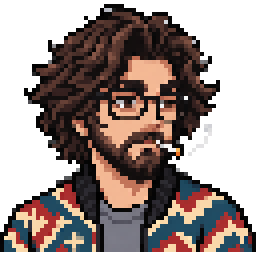
#> input picture assets/ui/ramil/portrait.png, 64 x 64 px, given in place of ramil-base128.png, which was not available (shown 4 times larger)
$ python ramil_build.py
#> lines starting #> are read from the running program, lines starting #| are printed output that depends on the picture; after the words box and inside, x2 and y2 are one past the last pixel; in counts of white or black regions, pixels touching at a corner belong together
### tools/sprites.py
"""Скачивает кадры персонажей PixelLab и собирает выровненные полосы анимаций.

python3 tools/sprites.py fetch   # кадры в assets/pixellab/<state>/<anim>/<dir>/<i>.png
python3 tools/sprites.py build   # полосы в assets/sprites/<state>/<anim>-<dir>.png + anims.json
"""
import json, re, sys, urllib.request
from pathlib import Path
from PIL import Image

ROOT = Path(__file__).resolve().parent.parent
RAW = ROOT / "assets" / "pixellab"
OUT = ROOT / "assets" / "sprites"
STATES = {
    "prime": "8f079407-9eb2-48f9-9b07-695c53169e9f",
    "ultimate": "fda7726a-5a4b-45df-b0e9-5e5adadc9540",
}
CELL = 128          # итоговая ячейка, общая для всех анимаций
FEET_Y = 112        # линия ступней в ячейке
DIRS = ("east", "west")
# имя группы в PixelLab -> имя в игре; None = не собирать (отбракованный вариант)
# idle-live16: живая стойка pixminimax 16 кадров (mr.R 30.10: старые стояли почти неподвижно), старые idle не собираются
ALIAS = {"pilot-idle-skel": None, "idle": None, "idle-live": None, "idle-live16": "idle", "running": "dash", "full-sprint": "dash",
         "hurricane-pmm": "hurricane", "hurricane": None, "uppercut": None, "uppercut-pmm": None,
         # добивание сверху (30.10): части собраны в axe-in/axe-out; east = axe-in-east + axe2-out-east, west = axe3-* (другая нога, mr.R 30.10)
         **{f"{p}-{d}": None for p in ("axe-in", "axe-out", "axe2-out", "axe3-in", "axe3-out") for d in ("east", "west")}}
# скорость (кадров/с) и зацикливание для игры; удары быстрые, стойка и ходьба петлёй
FPS = {"hurricane": (16, False), "idle": (10, True), "walk": (10, True), "dash": (14, True), "hurt": (14, False), "fall": (12, False),
       "getup": (10, False), "transform-up": (12, False), "transform-down": (12, False), "static": (1, True)}
STRIKE_FPS = 18
# петли, сгенерированные от стойки к той же стойке: последний кадр повторяет первый, на стыке был бы стоп-кадр
LOOP_TRIM = {"idle-live16", "walk-cam8", "dash-cam8"}
# кадр попадания для цельных (не in/out) атак
HIT = {("ultimate", "roundhouse"): 3, ("prime", "highkick"): 3, ("ultimate", "hurricane"): 4, ("prime", "axe"): 6}  # axe: пятка у земли
# несколько попаданий за удар (вихрь бьёт трижды), пишется в anims.json как hits
HITS = {("ultimate", "hurricane"): [4, 8, 12]}
# ручная чистка: (форма, анимация, направление) -> номера кадров итоговой полосы, которые выбросить
DROP = {("prime", "cross", "east"): [2], ("prime", "cross", "west"): [2, 3],
        ("prime", "uppercut", "east"): [3, 4, 7, 8], ("prime", "uppercut", "west"): [1, 2, 7, 8],
        ("prime", "superman", "west"): [1, 2, 3],
        ("ultimate", "flying-knee", "east"): [4]}
# удержание: (форма, анимация, направление) -> номера кадров полосы (после DROP), которые показать дважды.
# Выравнивает east и west по длине и кадру попадания (A2 и ресерч 01.11: время контакта в обе стороны одно)
HOLD = {("prime", "superman", "west"): [0, 1, 2], ("prime", "cross", "west"): [1],
        ("ultimate", "flying-knee", "east"): [2]}
# удар = выпад (<name>-in: стойка -> ключевая поза) + возврат (<name>-out: ключевая поза -> стойка);
# общий ключевой кадр берётся один раз, его номер пишется в anims.json как hit


# [13 lines left out: function mcp, not called in this run]


def get(url):
    req = urllib.request.Request(url, headers={"User-Agent": "curl/8.5.0"})
    return urllib.request.urlopen(req, timeout=120).read()


def slug(name):
    return "".join(c if c.isalnum() else "-" for c in name.lower()).strip("-")


# [34 lines left out: function fetch, not called in this run]


def feet(img):
    bbox = img.getchannel("A").getbbox()
    return bbox[3] if bbox else img.height


def anchor(cells):
    """Опорная точка анимации: самый высокий кадр (стоячая поза), низ ступней и
    медиана x непрозрачных пикселей в полосе бёдер (45-75% роста): волосы и руки не сдвигают центр."""
    def height(c):
        b = c.getchannel("A").getbbox()
#> b = (0, 1, 64, 63)
        return b[3] - b[1] if b else 0
    ref = max(cells, key=height)
#> ref is the input picture: PIL image 64x64 RGBA; mean R, G, B, A 57.4, 43.9, 40, 157.3
    l, t, r, b = ref.getchannel("A").getbbox()
#> l = 0; t = 1; r = 64; b = 63
    a = ref.getchannel("A").load()
    y0, y1 = t + int((b - t) * 0.45), t + int((b - t) * 0.75)
#> y0 = 28; y1 = 47
    xs = sorted(x for y in range(y0, y1) for x in range(l, r) if a[x, y] > 0)
#> xs = 655 values from 9 to 52
    return xs[len(xs) // 2], b


# [31 lines left out: function despeckle, not called in this run]


def load(ddir):
    files = sorted(ddir.glob("*.png"), key=lambda p: int(p.stem))
    return [despeckle(Image.open(f).convert("RGBA")) for f in files]


# [85 lines left out: functions place, build_strikes, build_pre, build, not called in this run]


# [2 lines that do not run on import are left out]

### tools/ramil_build.py
"""Сборка полос Рамиля (pixminimax 128x128 от стойки, только east; west зеркалом).
python3 tools/ramil_build.py -> assets/sprites/ramil/<анимация>-<east|west>.png, anims.json, gif/, tips.json
tips.json: кончик сигареты в каждом кадре {анимация: [[x,y]|null,...]} в координатах ячейки east (west: x' = 127 - x)."""
import json, sys
from pathlib import Path
from PIL import Image, ImageOps
sys.path.insert(0, str(Path(__file__).parent))
from sprites import CELL, FEET_Y, anchor, despeckle

ROOT = Path(__file__).resolve().parent.parent
RAW, OD = ROOT / 'assets/pixellab/ramil', ROOT / 'assets/sprites/ramil'
STRIKE_FPS = 18  # единый темп ударов у всех героев (mr.R 30.10)
# анимация -> (полоса в assets/pixellab/ramil, кадры, fps, loop, кадр попадания в итоговой полосе)
# кадры отобраны глазами 02.11 (листы assets/gen/hero4/anim/*-sheet.png); у петель последний кадр = первый, он выкинут
CFG = {
    'idle':      ('idle-c',   list(range(8)), 8, True, None),          # дышит, покачивается (mr.R: C в покое)
    'idle-warm': ('idle-d',   list(range(16)), 10, False, None),        # разминка плеч и шеи раз в 4-7 с (mr.R: D)
    'walk':      ('walk-s1',  list(range(8)), 9, True, None),           # вразвалку, руки в карманах
    'dash':      ('run-s1',   list(range(8)), 14, True, None),
    'hurt':      ('hurt-s1',  [3, 4, 5, 6, 7, 8], 14, False, None),     # 0-2: чужой кулак в кадре
    'fall':      ('fall-s2',  [4, 5, 6, 7, 8, 9, 10, 11, 12], 12, False, None),  # 2-3: чужой кулак
    'getup':     ('getup-s1', None, 10, False, None),
    # серия A переделана 02.11 (mr.R: стебли/пинок/огонь неудачны): рывок + 2/4/8/16 ударов руками, анимация одна, петлёй
    # mr.R 02.11: f1-f2 «рука в кармане, ладонь» (концепт 4), f3-f4 «стойка Неджи, ладони обеими» (концепт 2)
    # серия A с нуля (mr.R 02.11 вечер): рывок+нога, захват за ноги, карусель и бросок (позы tools/specs/ramil-grab-keys.json, полосы ramil-grab-anim.json)
    'a1':        ([('a1-in-s1', [1, 2, 3, 4]), ('a1-out-s1', [0, 1, 2, 3])], None, STRIKE_FPS, False, 3),  # подсед, колено, нога (3), держит (4), возврат
    # TZ-16 (mr.R 02.11): захват за горло одной рукой, ходьба с врагом, «ураган», подкид-«метеор» (позы ramil-throat-keys.json, полосы ramil-throat-anim.json)
    'a2':        ('t-grab-s2', [1, 2, 3, 4], STRIKE_FPS, False, 2),     # рука из кармана вперёд-вверх, хват (2)
    'a2-hold':   ('t-hold-s2', [0, 1, 2, 3], 8, True, None),          # держит на вытянутой руке, покачивается
    'a2-walk':   ('t-walk-s1', list(range(8)), 9, True, None),         # медленно идёт, рука с врагом неподвижна
    'a3-spin':   ('t-spin-s1', list(range(8)), 16, True, None),        # оборот 360 с вытянутой рукой
    'a3-throw':  ([('t-toss-s2', [1, 2, 3]), ('t-toss-s1', [4]), ('t-toss-out-s1', [1, 2, 3, 5, 7])], None, STRIKE_FPS, False, 3),  # присед (s2), рука вверх = отпускание (3; у s1 в кадрах 1-3 белый шар), возврат
    'flurry-in': ('fl-in-s2', [2, 3, 4], STRIKE_FPS, False, None),       # рука выходит из кармана к ладони наготове
    'flurry':    ('fl-loop-s3', [1, 2, 3, 4, 5], STRIKE_FPS, False, 2),  # цикл: 2 смаз, 3 ладонь-копьё (hit), 5 назад; играется петлёй в темпе шага
    'flurry-out': ('fl-out-s1', [1, 3, 4], STRIKE_FPS, False, None),     # рука обратно в карман (2: лишний выпад)
    'flurry2-in': ('fl2-in-k3', [1, 2, 3, 4], STRIKE_FPS, False, None),  # вынимает вторую руку, низкая стойка Неджи
    'flurry2':   ('fl2-loop-k3-s1', [1, 2, 3, 4, 5, 7], STRIKE_FPS, False, [2, 5]),  # два удара на цикл: задняя (3) и передняя (7) ладонь
    'flurry2-out': ('fl2-out-k3', [3, 4, 8], STRIKE_FPS, False, None),   # 1-2: мусорные точки на полу
    'b1':        ('tele-s1',  [0, 1, 2, 3, 4, 5], STRIKE_FPS, False, 3),  # затяжка и выдох, затем исчезает в дыму
    'b2':        ('b2-s3',    [0, 1, 2, 3, 7, 8, 9, 10, 11, 12, 13], STRIKE_FPS, False, 5),  # разворот, удар вправо; 4-6 нога назад выкинуты
    'b3':        ('a3-s2',    list(range(12)), STRIKE_FPS, False, 3),   # огонь (бывший A A A): 3-8 рот открыт
    'b4':        ('tele-s1',  [0, 1, 2, 3, 4, 5], STRIKE_FPS, False, 3),  # телепорт к отброшенным
    'slap':      ('slap-s2',  None, STRIKE_FPS, False, 3),              # удары ульты (8 телепортов)
    'smoke':     ('smoke-s1', list(range(16)), 10, True, None),         # «Перекур»: держать кнопку
    'taunt':     ('taunt-s1', list(range(12)), 10, False, None),
}


def head(cell):
    """Верх силуэта и затылок (самый левый непрозрачный пиксель в верхних 10 строках): рука у плеча на них не влияет."""
    a = cell.getchannel('A'); l, t, r, b = a.getbbox(); px = a.load()
    back = min(x for y in range(t, t + 10) for x in range(l, r) if px[x, y])
    return back, t


def mouth_tip(cell, base_cell, base_tip):
    """Сигареты в кадре не видно: кончик по голове, со сдвигом головы относительно стойки."""
    (fx, ty), (bfx, bty) = head(cell), head(base_cell)
    return (base_tip[0] + fx - bfx, base_tip[1] + ty - bty)


def tip(cell):
    """Кончик сигареты: самый правый оранжевый пиксель в полосе рта (6..17 px ниже макушки).
    До 02.11 искали по всей верхней половине и ловили оранжевый зигзаг куртки на поясе."""
    a = cell.getchannel('A'); bb = a.getbbox()
    if not bb: return None
    px = cell.load(); best = None; t = bb[1]
    for y in range(t + 6, min(t + 18, CELL)):
        for x in range(40, CELL):
            r, g, b, al = px[x, y]
            if al and r > 200 and 90 < g < 175 and b < 100 and (best is None or x > best[0]):
                best = (x, y)
    return best


def fist(cell):
    """Бьющая ладонь: самый правый пиксель цвета кожи ниже головы (y 68..95 в ячейке east).
    Нет кожи (рука в смазе) -> передний край силуэта в той же полосе."""
    px = cell.load(); skin = edge = None
    for y in range(68, 96):
        for x in range(CELL - 1, -1, -1):
            r, g, b, a = px[x, y]
            if not a: continue
            if edge is None or x > edge[0]: edge = (x, y)
            if r > 200 and 140 < g < 225 and 100 < b < 180 and r - b > 60 and (skin is None or x > skin[0]): skin = (x, y)
    return skin or edge


FIST_ANIMS = ('flurry', 'flurry2')
GRIP_ANIMS = ('a2', 'a2-hold', 'a2-walk', 'a3-spin', 'a3-throw')


def grip(cell):
    """Кисть руки, держащей врага: пиксель кожи с максимумом x - 0.5*y (вытянутая вперёд или поднятая вверх рука, не лицо)."""
    px = cell.load(); best = None; score = None
    for y in range(10, 96):
        for x in range(101):  # правее 100 только полосы скорости
            r, g, b, a = px[x, y]
            if a and r > 200 and 140 < g < 225 and 100 < b < 180 and r - b > 60:
                sc = x - 0.5 * y
                if score is None or sc > score: best, score = (x, y), sc
    return best


def main():
    OD.mkdir(parents=True, exist_ok=True); (OD / 'gif').mkdir(exist_ok=True)
    global BASE_CELL, BASE_TIP
    ax0, ay0 = anchor([Image.open(ROOT / 'assets/gen/hero4/ramil-base128.png').convert('RGBA')])
#> ax0 = 30; ay0 = 63
    b0 = Image.open(ROOT / 'assets/gen/hero4/ramil-base128.png').convert('RGBA')
    BASE_CELL = Image.new('RGBA', (CELL, CELL)); BASE_CELL.paste(b0, (CELL // 2 - ax0, FEET_Y - ay0), b0); BASE_TIP = tip(BASE_CELL)
#> after `BASE_CELL = Image.new('RGBA', (CELL, CELL))`: BASE_CELL: PIL image 128x128 RGBA; every value is 0
#> after `BASE_CELL.paste(b0, (CELL // 2 - ax0, FEET_Y - ay0), b0)`:
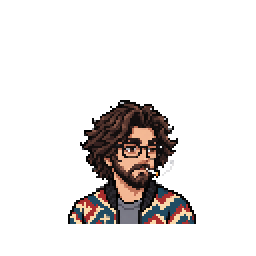
#> BASE_CELL: PIL image 128x128 RGBA (shown 2 times larger); mean R, G, B, A 14.4, 11, 10, 39.3; transparent parts drawn white
#> in tip, `a = cell.getchannel('A')`:
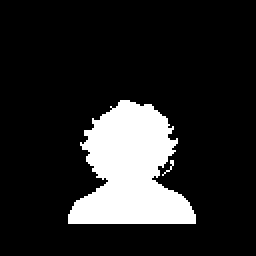
#> a: PIL image 128x128 L (shown 2 times larger); 15.4% white; 2 white regions (1 under 20 px), largest, box (x1, y1, x2, y2) and area: (34, 50, 98, 112) 2516
#> in tip, `bb = a.getbbox()`: bb = (34, 50, 98, 112)
#> in tip, `t = bb[1]`: t = 50
    manifest, tips, fists, grips = {}, {}, {}, {}
    for name, (src, keep, fps, loop, hit) in CFG.items():
        # src: имя полосы или список кусков [(полоса, кадры), ...], склеиваются по порядку (вход в удар + выход)
        parts = src if isinstance(src, list) else [(src, keep)]
        if any(not (RAW / f'{ps}.png').exists() for ps, _ in parts):
            print('нет', src); continue
        base_anchor = name.startswith(('flurry', 'a1', 'a2', 'a3')) or isinstance(src, list)
        fr = []
        for ps, pk in parts:
            s = Image.open(RAW / f'{ps}.png').convert('RGBA'); c = s.height; n = s.width // c  # стойки idle-c/d сделаны на холсте 64
            cells = []
            for i in range(n):
                g = Image.new('RGBA', (CELL, CELL)); g.paste(s.crop((i * c, 0, (i + 1) * c, c)), ((CELL - c) // 2, CELL - c)); cells.append(g)
            pk = pk if pk is not None else list(range(n - 1))
            ax, ay = anchor([cells[0]])  # опора по первому кадру (стойка): весь клип сдвигается одинаково
            if base_anchor:  # клипы, стыкующиеся друг с другом (от одного холста base128): опора одна, по исходной стойке, иначе широкие позы прыгают
                ax, ay = anchor([Image.open(ROOT / 'assets/gen/hero4/ramil-base128.png').convert('RGBA')])
            for i in pk:
                g = Image.new('RGBA', (CELL, CELL)); g.paste(cells[i], (CELL // 2 - ax, FEET_Y - ay), cells[i])
                fr.append(despeckle(g) if name.startswith(('a1', 'a2', 'a3')) else g)
        # кончик сигареты: оценка по голове (затылок и макушка относительно стойки); найденный огонёк берём, только если он у рта
        tips[name] = []
        for f in fr:
            m, t = mouth_tip(f, BASE_CELL, BASE_TIP), tip(f)
            tips[name].append(list(t) if t and abs(t[0] - m[0]) <= 8 and abs(t[1] - m[1]) <= 6 else list(m))
        if name in FIST_ANIMS: fists[name] = [list(fist(f)) for f in fr]
        if name in GRIP_ANIMS: grips[name] = [list(g) if (g := grip(f)) else None for f in fr]
        for d in ('east', 'west'):
            cs = fr if d == 'east' else [ImageOps.mirror(f) for f in fr]
            strip = Image.new('RGBA', (CELL * len(cs), CELL))
            for i, f in enumerate(cs): strip.paste(f, (i * CELL, 0))
            strip.save(OD / f'{name}-{d}.png')
        m = {'east': len(fr), 'west': len(fr), 'fps': fps, 'loop': loop}
        if isinstance(hit, list): m['hits'] = hit; m['hit'] = {'east': hit[0], 'west': hit[0]}
        elif hit is not None: m['hit'] = {'east': hit, 'west': hit}
        manifest[name] = m
        bg = [Image.alpha_composite(Image.new('RGBA', (CELL, CELL), (200, 200, 205, 255)), f).resize((CELL * 3, CELL * 3), Image.NEAREST) for f in fr]
        bg[0].save(OD / 'gif' / f'{name}.gif', save_all=True, append_images=bg[1:], duration=int(1000 / fps), loop=0)
    # static: первый кадр стойки
    st = Image.open(OD / 'idle-east.png').crop((0, 0, CELL, CELL)); st.save(OD / 'static-east.png'); ImageOps.mirror(st).save(OD / 'static-west.png')
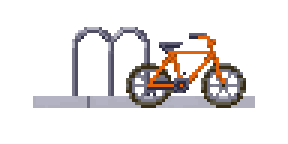
#> input picture assets/level-route/raw/bike_rack/0.png, 96 x 48 px, given in place of idle-east.png, which was not available (shown 3 times larger)
#> after `st = Image.open(OD / 'idle-east.png').crop((0, 0, CELL, CELL))`:
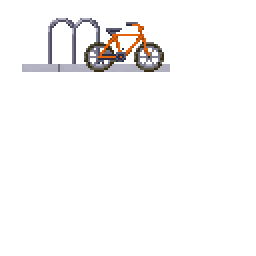
#> st: PIL image 128x128 RGBA (shown 2 times larger); mean R, G, B, A 6.6, 5.7, 5.6, 12.7; transparent parts drawn white
#> after `st = Image.open(OD / 'idle-east.png').crop((0, 0, CELL, CELL))`:
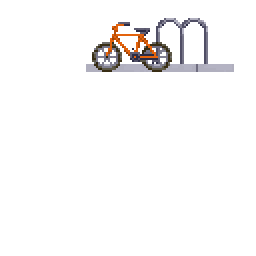
#> saved as static-west.png: PIL image 128x128 RGBA (shown 2 times larger); mean R, G, B, A 6.6, 5.7, 5.6, 12.7; transparent parts drawn white
    manifest['static'] = {'east': 1, 'west': 1, 'fps': 1, 'loop': True}
    (OD / 'anims.json').write_text(json.dumps({'cell': CELL, 'feetY': FEET_Y, 'states': {'ramil': manifest}}, indent=1, ensure_ascii=False))
    (OD / 'tips.json').write_text(json.dumps(tips))
    # клиенту: кончик сигареты по кадрам (east, ячейка 128, ступни на FEET_Y) для дыма поверх спрайта
    ts = ['// Сгенерировано tools/ramil_build.py, руками не править.',
          '// Кончик сигареты Рамиля в каждом кадре анимации: [x, y] в ячейке east 128x128 (ступни y=112), null = сигареты не видно.',
          '// Для west: x -> 127 - x.',
          f'export const RAMIL_TIPS: Record<string, ([number, number] | null)[]> = {json.dumps(tips)};',
          '// Передний край бьющей руки в кадрах серии ударов (огонь на кулаках), те же координаты.',
          f'export const RAMIL_FISTS: Record<string, [number, number][]> = {json.dumps(fists)};',
          '// Кисть руки, держащей врага за горло (захват, ходьба, ураган, подкид), те же координаты; null = кисти не видно.',
          f'export const RAMIL_GRIP: Record<string, ([number, number] | null)[]> = {json.dumps(grips)};', '']
    (ROOT / 'client/src/ramil-tips.ts').write_text('\n'.join(ts))
    print(json.dumps({k: (v['east'], v.get('hit')) for k, v in manifest.items()}, ensure_ascii=False))
    miss = {k: sum(t is None for t in v) for k, v in tips.items() if any(t is None for t in v)}
    print('кадры без сигареты:', miss)


main()
